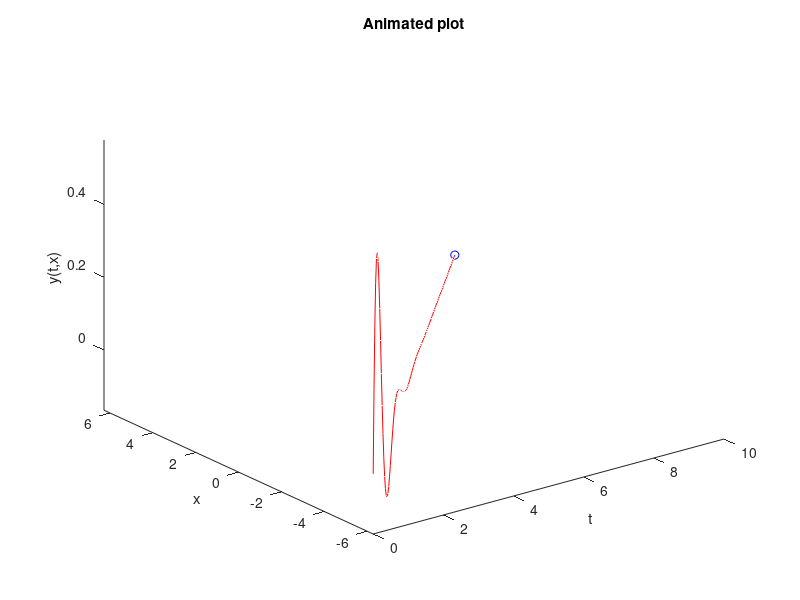

The MATLAB script that drew this image:
# declaring x and y values
format long
y=@(t,x) exp(-t).*sin(2*x);
t=0:0.1:10;

x=linspace(-2*pi,2*pi,length(t));
comet3(t,x,y(t,x));

# Animated Plot
title('Animated plot');
xlabel('t');
ylabel('x');
zlabel('y(t,x)');
